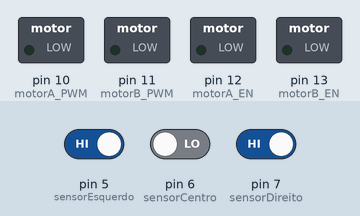
Recording of a sketch running on a simulated Arduino Uno, built with avr-gcc and run on an emulated ATmega328P. Parts: switched loads named in the sketch (green lamp = pin HIGH). The inputs (shaded band) are chosen by the test bench; at power-on: pin 5 (sensorEsquerdo) HIGH, pin 7 (sensorDireito) HIGH, pin 6 (sensorCentro) LOW.

Above: at 1.2 s.
1.3 s: pin 5 (sensorEsquerdo) driven LOW
At 2.5 s:
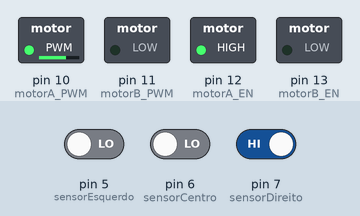
2.8 s: pin 5 (sensorEsquerdo) driven HIGH and pin 7 (sensorDireito) driven LOW
At 3.8 s:
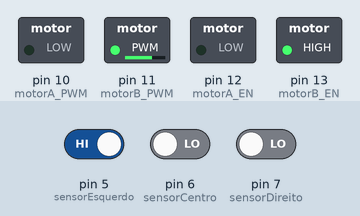
4.3 s: pin 5 (sensorEsquerdo) driven LOW and pin 6 (sensorCentro) driven HIGH
At 4.9 s:
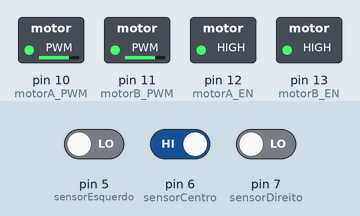
Timing chart, 0 to 7.3 s (numbered marks = the images above; inputs shaded):
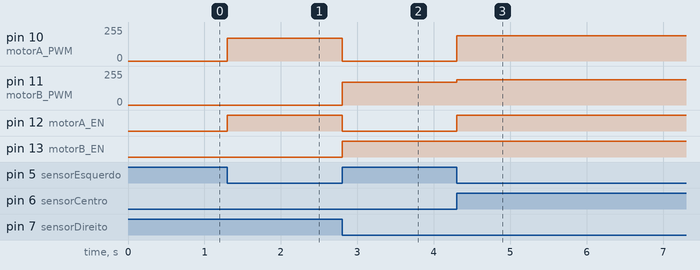

Measured:
- after the input at 1.3 s, pin 10 (motorA_PWM): 0/255 → 170/255 at once; pin 12 (motorA_EN): LOW → HIGH at once
- after the input at 2.8 s, pin 10 (motorA_PWM): 170/255 → 0/255 at once; pin 11 (motorB_PWM): 0/255 → 170/255 at once; pin 12 (motorA_EN): HIGH → LOW at once; pin 13 (motorB_EN): LOW → HIGH at once
- after the input at 4.3 s, pin 10 (motorA_PWM): 0/255 → 190/255 at once; pin 11 (motorB_PWM): 170/255 → 190/255 at once; pin 12 (motorA_EN): LOW → HIGH at once

The sketch:

cdr-car.ino
```cpp
// Motores – Saídas digitais
int motorA_PWM = 10; // Controle de velocidade do motor A (Esquerdo)
int motorB_PWM = 11; // Controle de velocidade do motor B (Direito)
int motorA_EN = 12;  // Controle de direção do motor A (Esquerdo)
int motorB_EN = 13;  // Controle de direção do motor B (Direito)
// Sensor TCRT5000 – Entradas digitais
int sensorDireito = 7;  // Pino do sensor TCRT direito
int sensorCentro = 6;   // Pino do sensor TCRT central
int sensorEsquerdo = 5; // Pino do sensor TCRT esquerdo
// Variáveis para armazenar a leitura dos sensores TCRT5000
int leituraDireito;  // Pino do sensor TCRT direito
int leituraCentro;   // Pino do sensor TCRT central
int leituraEsquerdo; // Pino do sensor TCRT esquerdo
// Velocidade PWM
int veloc0 = 0;   // Velocidade para parar os motores
int veloc1 = 190; // Velocidade motor A
int veloc2 = 190; // Velocidade motor B
int veloc3 = 170; // Velocidade motor A
int veloc4 = 170; // Velocidade motor B
void setup()
{
  // Configura os motores como saída
  pinMode(motorA_PWM, OUTPUT);
  pinMode(motorA_EN, OUTPUT);
  pinMode(motorB_PWM, OUTPUT);
  pinMode(motorB_EN, OUTPUT);
  // Configura os sensores como entrada
  pinMode(sensorDireito, INPUT);
  pinMode(sensorCentro, INPUT);
  pinMode(sensorEsquerdo, INPUT);
}

void loop()
{
  leitura();  // Chama a função de leitura dos sensores
  seguidor(); // Chama a função seguidor de linha
}
void leitura()
{
  leituraDireito = digitalRead(sensorDireito);   // Leitura do sensor direito
  leituraCentro = digitalRead(sensorCentro);     // Leitura do sensor central
  leituraEsquerdo = digitalRead(sensorEsquerdo); // Leitura do sensor esquerdo
}
void seguidor()
{
  if ((leituraDireito == 0) && (leituraCentro == 1) && (leituraEsquerdo == 0))
  {           // Sensor central detectou a linha
    frente(); // CDR CAR move para frente
  }
  if ((leituraDireito == 1) && (leituraCentro == 0) && (leituraEsquerdo == 0))
  {            // Sensor direito detectou a linha
    direita(); // CDR CAR move para a direita
  }
  if ((leituraDireito == 0) && (leituraCentro == 0) && (leituraEsquerdo == 1))
  {             // Sensor esquerdo detectou a linha
    esquerda(); // CDR CAR move para a esquerda
  }
}
void frente()
{
  // HIGH = Frente
  digitalWrite(motorA_EN, HIGH);   // Motor A.
  digitalWrite(motorB_EN, HIGH);   // Motor B. HIGH = Frente
  analogWrite(motorA_PWM, veloc1); // Motor A com pwm = veloc1
  analogWrite(motorB_PWM, veloc2); // Motor B com pwm = veloc2
}
void direita()
{
  digitalWrite(motorA_EN, HIGH);   // Motor A. HIGH = Frente
  digitalWrite(motorB_EN, LOW);    // Motor B. HIGH = Frente
  analogWrite(motorA_PWM, veloc3); // Motor A com pwm = veloc3
  analogWrite(motorB_PWM, veloc0); // Motor B com pwm = veloc0
}
void esquerda()
{
  digitalWrite(motorA_EN, LOW);    // Motor A. HIGH = Frente
  digitalWrite(motorB_EN, HIGH);   // Motor B. HIGH = Frente
  analogWrite(motorA_PWM, veloc0); // Motor A com pwm = veloc0
  analogWrite(motorB_PWM, veloc4); // Motor B com pwm = veloc4
}
```
